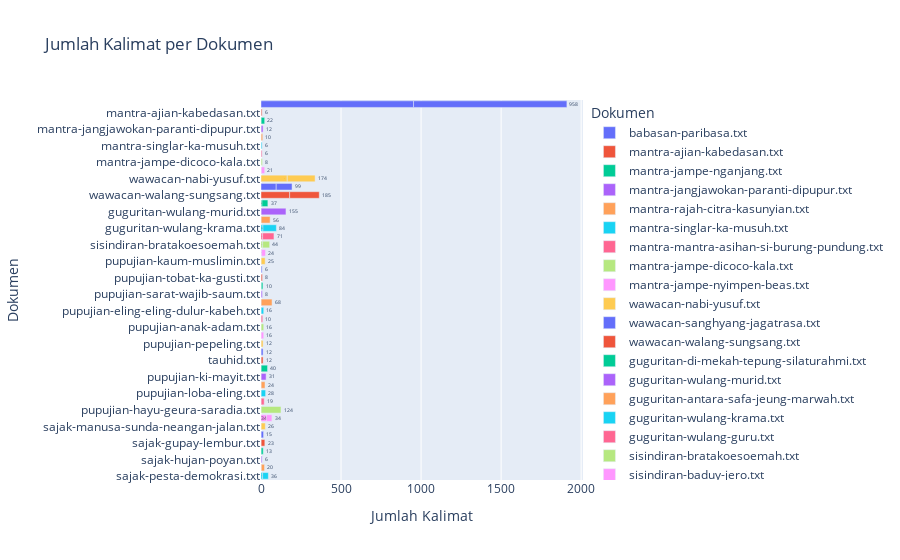
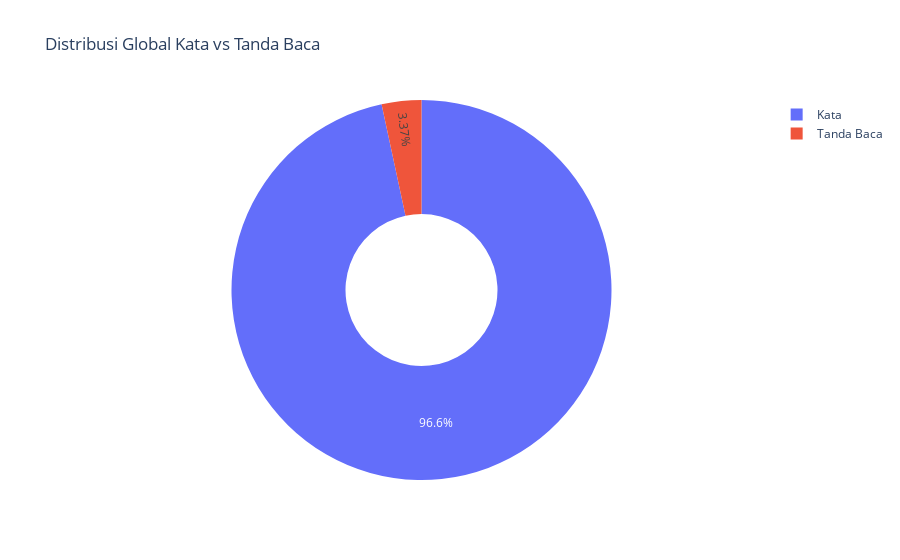

Notebook code for these charts, in order:
### Code cell
# === 6. Grafik interaktif ===
# Bar chart jumlah kalimat per dokumen
fig1 = px.bar(
    df_summary, x="Jumlah Kalimat", y="File", color="File",
    title="Jumlah Kalimat per Dokumen",
    labels={"Jumlah Kalimat": "Jumlah Kalimat", "File": "Dokumen"},
    text="Jumlah Kalimat"
)
fig1.update_traces(textposition="outside")
fig1.show()

# Pie chart global
total_words = df["Jumlah Kata"].sum()
total_punct = df["Jumlah Tanda Baca"].sum()
fig2 = go.Figure(data=[go.Pie(
    labels=["Kata", "Tanda Baca"],
    values=[total_words, total_punct],
    hole=0.4
)])
fig2.update_layout(title_text="Distribusi Global Kata vs Tanda Baca")
fig2.show()

### Figure 1 — Plotly figure (JSON) as saved in the notebook; plotly's stock layout.template omitted (floating-point values rounded to 4 significant figures)
{"data": [{"alignmentgroup": "True", "hovertemplate": "Dokumen=%{y}<br>Jumlah Kalimat=%{text}<extra></extra>", "legendgroup": "babasan-paribasa.txt", "marker": {"color": "#636efa", "pattern": {"shape": ""}}, "name": "babasan-paribasa.txt", "offsetgroup": "babasan-paribasa.txt", "orientation": "h", "showlegend": true, "text": [953, 958], "textposition": "outside", "type": "bar", "x": [953, 958], "xaxis": "x", "y": ["babasan-paribasa.txt", "babasan-paribasa.txt"], "yaxis": "y"}, {"alignmentgroup": "True", "hovertemplate": "Dokumen=%{y}<br>Jumlah Kalimat=%{text}<extra></extra>", "legendgroup": "mantra-ajian-kabedasan.txt", "marker": {"color": "#EF553B", "pattern": {"shape": ""}}, "name": "mantra-ajian-kabedasan.txt", "offsetgroup": "mantra-ajian-kabedasan.txt", "orientation": "h", "showlegend": true, "text": [1, 6], "textposition": "outside", "type": "bar", "x": [1, 6], "xaxis": "x", "y": ["mantra-ajian-kabedasan.txt", "mantra-ajian-kabedasan.txt"], "yaxis": "y"}, {"alignmentgroup": "True", "hovertemplate": "Dokumen=%{y}<br>Jumlah Kalimat=%{text}<extra></extra>", "legendgroup": "mantra-jampe-nganjang.txt", "marker": {"color": "#00cc96", "pattern": {"shape": ""}}, "name": "mantra-jampe-nganjang.txt", "offsetgroup": "mantra-jampe-nganjang.txt", "orientation": "h", "showlegend": true, "text": [1, 22], "textposition": "outside", "type": "bar", "x": [1, 22], "xaxis": "x", "y": ["mantra-jampe-nganjang.txt", "mantra-jampe-nganjang.txt"], "yaxis": "y"}, {"alignmentgroup": "True", "hovertemplate": "Dokumen=%{y}<br>Jumlah Kalimat=%{text}<extra></extra>", "legendgroup": "mantra-jangjawokan-paranti-dipupur.txt", "marker": {"color": "#ab63fa", "pattern": {"shape": ""}}, "name": "mantra-jangjawokan-paranti-dipupur.txt", "offsetgroup": "mantra-jangjawokan-paranti-dipupur.txt", "orientation": "h", "showlegend": true, "text": [1, 12], "textposition": "outside", "type": "bar", "x": [1, 12], "xaxis": "x", "y": ["mantra-jangjawokan-paranti-dipupur.txt", "mantra-jangjawokan-paranti-dipupur.txt"], "yaxis": "y"}, {"alignmentgroup": "True", "hovertemplate": "Dokumen=%{y}<br>Jumlah Kalimat=%{text}<extra></extra>", "legendgroup": "mantra-rajah-citra-kasunyian.txt", "marker": {"color": "#FFA15A", "pattern": {"shape": ""}}, "name": "mantra-rajah-citra-kasunyian.txt", "offsetgroup": "mantra-rajah-citra-kasunyian.txt", "orientation": "h", "showlegend": true, "text": [1, 10], "textposition": "outside", "type": "bar", "x": [1, 10], "xaxis": "x", "y": ["mantra-rajah-citra-kasunyian.txt", "mantra-rajah-citra-kasunyian.txt"], "yaxis": "y"}, {"alignmentgroup": "True", "hovertemplate": "Dokumen=%{y}<br>Jumlah Kalimat=%{text}<extra></extra>", "legendgroup": "mantra-singlar-ka-musuh.txt", "marker": {"color": "#19d3f3", "pattern": {"shape": ""}}, "name": "mantra-singlar-ka-musuh.txt", "offsetgroup": "mantra-singlar-ka-musuh.txt", "orientation": "h", "showlegend": true, "text": [1, 6], "textposition": "outside", "type": "bar", "x": [1, 6], "xaxis": "x", "y": ["mantra-singlar-ka-musuh.txt", "mantra-singlar-ka-musuh.txt"], "yaxis": "y"}, {"alignmentgroup": "True", "hovertemplate": "Dokumen=%{y}<br>Jumlah Kalimat=%{text}<extra></extra>", "legendgroup": "mantra-mantra-asihan-si-burung-pundung.txt", "marker": {"color": "#FF6692", "pattern": {"shape": ""}}, "name": "mantra-mantra-asihan-si-burung-pundung.txt", "offsetgroup": "mantra-mantra-asihan-si-burung-pundung.txt", "orientation": "h", "showlegend": true, "text": [1, 6], "textposition": "outside", "type": "bar", "x": [1, 6], "xaxis": "x", "y": ["mantra-mantra-asihan-si-burung-pundung.txt", "mantra-mantra-asihan-si-burung-pundung.txt"], "yaxis": "y"}, {"alignmentgroup": "True", "hovertemplate": "Dokumen=%{y}<br>Jumlah Kalimat=%{text}<extra></extra>", "legendgroup": "mantra-jampe-dicoco-kala.txt", "marker": {"color": "#B6E880", "pattern": {"shape": ""}}, "name": "mantra-jampe-dicoco-kala.txt", "offsetgroup": "mantra-jampe-dicoco-kala.txt", "orientation": "h", "showlegend": true, "text": [1, 8], "textposition": "outside", "type": "bar", "x": [1, 8], "xaxis": "x", "y": ["mantra-jampe-dicoco-kala.txt", "mantra-jampe-dicoco-kala.txt"], "yaxis": "y"}, {"alignmentgroup": "True", "hovertemplate": "Dokumen=%{y}<br>Jumlah Kalimat=%{text}<extra></extra>", "legendgroup": "mantra-jampe-nyimpen-beas.txt", "marker": {"color": "#FF97FF", "pattern": {"shape": ""}}, "name": "mantra-jampe-nyimpen-beas.txt", "offsetgroup": "mantra-jampe-nyimpen-beas.txt", "orientation": "h", "showlegend": true, "text": [2, 21], "textposition": "outside", "type": "bar", "x": [2, 21], "xaxis": "x", "y": ["mantra-jampe-nyimpen-beas.txt", "mantra-jampe-nyimpen-beas.txt"], "yaxis": "y"}, {"alignmentgroup": "True", "hovertemplate": "Dokumen=%{y}<br>Jumlah Kalimat=%{text}<extra></extra>", "legendgroup": "wawacan-nabi-yusuf.txt", "marker": {"color": "#FECB52", "pattern": {"shape": ""}}, "name": "wawacan-nabi-yusuf.txt", "offsetgroup": "wawacan-nabi-yusuf.txt", "orientation": "h", "showlegend": true, "text": [164, 174], "textposition": "outside", "type": "bar", "x": [164, 174], "xaxis": "x", "y": ["wawacan-nabi-yusuf.txt", "wawacan-nabi-yusuf.txt"], "yaxis": "y"}, {"alignmentgroup": "True", "hovertemplate": "Dokumen=%{y}<br>Jumlah Kalimat=%{text}<extra></extra>", "legendgroup": "wawacan-sanghyang-jagatrasa.txt", "marker": {"color": "#636efa", "pattern": {"shape": ""}}, "name": "wawacan-sanghyang-jagatrasa.txt", "offsetgroup": "wawacan-sanghyang-jagatrasa.txt", "orientation": "h", "showlegend": true, "text": [95, 99], "textposition": "outside", "type": "bar", "x": [95, 99], "xaxis": "x", "y": ["wawacan-sanghyang-jagatrasa.txt", "wawacan-sanghyang-jagatrasa.txt"], "yaxis": "y"}, {"alignmentgroup": "True", "hovertemplate": "Dokumen=%{y}<br>Jumlah Kalimat=%{text}<extra></extra>", "legendgroup": "wawacan-walang-sungsang.txt", "marker": {"color": "#EF553B", "pattern": {"shape": ""}}, "name": "wawacan-walang-sungsang.txt", "offsetgroup": "wawacan-walang-sungsang.txt", "orientation": "h", "showlegend": true, "text": [179, 185], "textposition": "outside", "type": "bar", "x": [179, 185], "xaxis": "x", "y": ["wawacan-walang-sungsang.txt", "wawacan-walang-sungsang.txt"], "yaxis": "y"}, {"alignmentgroup": "True", "hovertemplate": "Dokumen=%{y}<br>Jumlah Kalimat=%{text}<extra></extra>", "legendgroup": "guguritan-di-mekah-tepung-silaturahmi.txt", "marker": {"color": "#00cc96", "pattern": {"shape": ""}}, "name": "guguritan-di-mekah-tepung-silaturahmi.txt", "offsetgroup": "guguritan-di-mekah-tepung-silaturahmi.txt", "orientation": "h", "showlegend": true, "text": [6, 37], "textposition": "outside", "type": "bar", "x": [6, 37], "xaxis": "x", "y": ["guguritan-di-mekah-tepung-silaturahmi.txt", "guguritan-di-mekah-tepung-silaturahmi.txt"], "yaxis": "y"}, {"alignmentgroup": "True", "hovertemplate": "Dokumen=%{y}<br>Jumlah Kalimat=%{text}<extra></extra>", "legendgroup": "guguritan-wulang-murid.txt", "marker": {"color": "#ab63fa", "pattern": {"shape": ""}}, "name": "guguritan-wulang-murid.txt", "offsetgroup": "guguritan-wulang-murid.txt", "orientation": "h", "showlegend": true, "text": [1, 155], "textposition": "outside", "type": "bar", "x": [1, 155], "xaxis": "x", "y": ["guguritan-wulang-murid.txt", "guguritan-wulang-murid.txt"], "yaxis": "y"}, {"alignmentgroup": "True", "hovertemplate": "Dokumen=%{y}<br>Jumlah Kalimat=%{text}<extra></extra>", "legendgroup": "guguritan-antara-safa-jeung-marwah.txt", "marker": {"color": "#FFA15A", "pattern": {"shape": ""}}, "name": "guguritan-antara-safa-jeung-marwah.txt", "offsetgroup": "guguritan-antara-safa-jeung-marwah.txt", "orientation": "h", "showlegend": true, "text": [1, 56], "textposition": "outside", "type": "bar", "x": [1, 56], "xaxis": "x", "y": ["guguritan-antara-safa-jeung-marwah.txt", "guguritan-antara-safa-jeung-marwah.txt"], "yaxis": "y"}, {"alignmentgroup": "True", "hovertemplate": "Dokumen=%{y}<br>Jumlah Kalimat=%{text}<extra></extra>", "legendgroup": "guguritan-wulang-krama.txt", "marker": {"color": "#19d3f3", "pattern": {"shape": ""}}, "name": "guguritan-wulang-krama.txt", "offsetgroup": "guguritan-wulang-krama.txt", "orientation": "h", "showlegend": true, "text": [12, 84], "textposition": "outside", "type": "bar", "x": [12, 84], "xaxis": "x", "y": ["guguritan-wulang-krama.txt", "guguritan-wulang-krama.txt"], "yaxis": "y"}, {"alignmentgroup": "True", "hovertemplate": "Dokumen=%{y}<br>Jumlah Kalimat=%{text}<extra></extra>", "legendgroup": "guguritan-wulang-guru.txt", "marker": {"color": "#FF6692", "pattern": {"shape": ""}}, "name": "guguritan-wulang-guru.txt", "offsetgroup": "guguritan-wulang-guru.txt", "orientation": "h", "showlegend": true, "text": [10, 71], "textposition": "outside", "type": "bar", "x": [10, 71], "xaxis": "x", "y": ["guguritan-wulang-guru.txt", "guguritan-wulang-guru.txt"], "yaxis": "y"}, {"alignmentgroup": "True", "hovertemplate": "Dokumen=%{y}<br>Jumlah Kalimat=%{text}<extra></extra>", "legendgroup": "sisindiran-bratakoesoemah.txt", "marker": {"color": "#B6E880", "pattern": {"shape": ""}}, "name": "sisindiran-bratakoesoemah.txt", "offsetgroup": "sisindiran-bratakoesoemah.txt", "orientation": "h", "showlegend": true, "text": [10, 44], "textposition": "outside", "type": "bar", "x": [10, 44], "xaxis": "x", "y": ["sisindiran-bratakoesoemah.txt", "sisindiran-bratakoesoemah.txt"], "yaxis": "y"}, {"alignmentgroup": "True", "hovertemplate": "Dokumen=%{y}<br>Jumlah Kalimat=%{text}<extra></extra>", "legendgroup": "sisindiran-baduy-jero.txt", "marker": {"color": "#FF97FF", "pattern": {"shape": ""}}, "name": "sisindiran-baduy-jero.txt", "offsetgroup": "sisindiran-baduy-jero.txt", "orientation": "h", "showlegend": true, "text": [4, 24], "textposition": "outside", "type": "bar", "x": [4, 24], "xaxis": "x", "y": ["sisindiran-baduy-jero.txt", "sisindiran-baduy-jero.txt"], "yaxis": "y"}, {"alignmentgroup": "True", "hovertemplate": "Dokumen=%{y}<br>Jumlah Kalimat=%{text}<extra></extra>", "legendgroup": "pupujian-kaum-muslimin.txt", "marker": {"color": "#FECB52", "pattern": {"shape": ""}}, "name": "pupujian-kaum-muslimin.txt", "offsetgroup": "pupujian-kaum-muslimin.txt", "orientation": "h", "showlegend": true, "text": [1, 25], "textposition": "outside", "type": "bar", "x": [1, 25], "xaxis": "x", "y": ["pupujian-kaum-muslimin.txt", "pupujian-kaum-muslimin.txt"], "yaxis": "y"}, {"alignmentgroup": "True", "hovertemplate": "Dokumen=%{y}<br>Jumlah Kalimat=%{text}<extra></extra>", "legendgroup": "pupujian-babawaan-ka-jero-kubur.txt", "marker": {"color": "#636efa", "pattern": {"shape": ""}}, "name": "pupujian-babawaan-ka-jero-kubur.txt", "offsetgroup": "pupujian-babawaan-ka-jero-kubur.txt", "orientation": "h", "showlegend": true, "text": [1, 6], "textposition": "outside", "type": "bar", "x": [1, 6], "xaxis": "x", "y": ["pupujian-babawaan-ka-jero-kubur.txt", "pupujian-babawaan-ka-jero-kubur.txt"], "yaxis": "y"}, {"alignmentgroup": "True", "hovertemplate": "Dokumen=%{y}<br>Jumlah Kalimat=%{text}<extra></extra>", "legendgroup": "pupujian-tobat-ka-gusti.txt", "marker": {"color": "#EF553B", "pattern": {"shape": ""}}, "name": "pupujian-tobat-ka-gusti.txt", "offsetgroup": "pupujian-tobat-ka-gusti.txt", "orientation": "h", "showlegend": true, "text": [1, 8], "textposition": "outside", "type": "bar", "x": [1, 8], "xaxis": "x", "y": ["pupujian-tobat-ka-gusti.txt", "pupujian-tobat-ka-gusti.txt"], "yaxis": "y"}, {"alignmentgroup": "True", "hovertemplate": "Dokumen=%{y}<br>Jumlah Kalimat=%{text}<extra></extra>", "legendgroup": "pupujian-ciri-nu-ngabakti-ka-yangwidi.txt", "marker": {"color": "#00cc96", "pattern": {"shape": ""}}, "name": "pupujian-ciri-nu-ngabakti-ka-yangwidi.txt", "offsetgroup": "pupujian-ciri-nu-ngabakti-ka-yangwidi.txt", "orientation": "h", "showlegend": true, "text": [2, 10], "textposition": "outside", "type": "bar", "x": [2, 10], "xaxis": "x", "y": ["pupujian-ciri-nu-ngabakti-ka-yangwidi.txt", "pupujian-ciri-nu-ngabakti-ka-yangwidi.txt"], "yaxis": "y"}, {"alignmentgroup": "True", "hovertemplate": "Dokumen=%{y}<br>Jumlah Kalimat=%{text}<extra></extra>", "legendgroup": "pupujian-sarat-wajib-saum.txt", "marker": {"color": "#ab63fa", "pattern": {"shape": ""}}, "name": "pupujian-sarat-wajib-saum.txt", "offsetgroup": "pupujian-sarat-wajib-saum.txt", "orientation": "h", "showlegend": true, "text": [1, 8], "textposition": "outside", "type": "bar", "x": [1, 8], "xaxis": "x", "y": ["pupujian-sarat-wajib-saum.txt", "pupujian-sarat-wajib-saum.txt"], "yaxis": "y"}, {"alignmentgroup": "True", "hovertemplate": "Dokumen=%{y}<br>Jumlah Kalimat=%{text}<extra></extra>", "legendgroup": "pupujian-kangjeng-nabi.txt", "marker": {"color": "#FFA15A", "pattern": {"shape": ""}}, "name": "pupujian-kangjeng-nabi.txt", "offsetgroup": "pupujian-kangjeng-nabi.txt", "orientation": "h", "showlegend": true, "text": [1, 68], "textposition": "outside", "type": "bar", "x": [1, 68], "xaxis": "x", "y": ["pupujian-kangjeng-nabi.txt", "pupujian-kangjeng-nabi.txt"], "yaxis": "y"}, {"alignmentgroup": "True", "hovertemplate": "Dokumen=%{y}<br>Jumlah Kalimat=%{text}<extra></extra>", "legendgroup": "pupujian-eling-eling-dulur-kabeh.txt", "marker": {"color": "#19d3f3", "pattern": {"shape": ""}}, "name": "pupujian-eling-eling-dulur-kabeh.txt", "offsetgroup": "pupujian-eling-eling-dulur-kabeh.txt", "orientation": "h", "showlegend": true, "text": [1, 16], "textposition": "outside", "type": "bar", "x": [1, 16], "xaxis": "x", "y": ["pupujian-eling-eling-dulur-kabeh.txt", "pupujian-eling-eling-dulur-kabeh.txt"], "yaxis": "y"}, {"alignmentgroup": "True", "hovertemplate": "Dokumen=%{y}<br>Jumlah Kalimat=%{text}<extra></extra>", "legendgroup": "pupujian-kautamaan-solat.txt", "marker": {"color": "#FF6692", "pattern": {"shape": ""}}, "name": "pupujian-kautamaan-solat.txt", "offsetgroup": "pupujian-kautamaan-solat.txt", "orientation": "h", "showlegend": true, "text": [1, 10], "textposition": "outside", "type": "bar", "x": [1, 10], "xaxis": "x", "y": ["pupujian-kautamaan-solat.txt", "pupujian-kautamaan-solat.txt"], "yaxis": "y"}, {"alignmentgroup": "True", "hovertemplate": "Dokumen=%{y}<br>Jumlah Kalimat=%{text}<extra></extra>", "legendgroup": "pupujian-anak-adam.txt", "marker": {"color": "#B6E880", "pattern": {"shape": ""}}, "name": "pupujian-anak-adam.txt", "offsetgroup": "pupujian-anak-adam.txt", "orientation": "h", "showlegend": true, "text": [1, 16], "textposition": "outside", "type": "bar", "x": [1, 16], "xaxis": "x", "y": ["pupujian-anak-adam.txt", "pupujian-anak-adam.txt"], "yaxis": "y"}, {"alignmentgroup": "True", "hovertemplate": "Dokumen=%{y}<br>Jumlah Kalimat=%{text}<extra></extra>", "legendgroup": "pupujian-he-djat-nu-kuat.txt", "marker": {"color": "#FF97FF", "pattern": {"shape": ""}}, "name": "pupujian-he-djat-nu-kuat.txt", "offsetgroup": "pupujian-he-djat-nu-kuat.txt", "orientation": "h", "showlegend": true, "text": [1, 16], "textposition": "outside", "type": "bar", "x": [1, 16], "xaxis": "x", "y": ["pupujian-he-djat-nu-kuat.txt", "pupujian-he-djat-nu-kuat.txt"], "yaxis": "y"}, {"alignmentgroup": "True", "hovertemplate": "Dokumen=%{y}<br>Jumlah Kalimat=%{text}<extra></extra>", "legendgroup": "pupujian-pepeling.txt", "marker": {"color": "#FECB52", "pattern": {"shape": ""}}, "name": "pupujian-pepeling.txt", "offsetgroup": "pupujian-pepeling.txt", "orientation": "h", "showlegend": true, "text": [1, 12], "textposition": "outside", "type": "bar", "x": [1, 12], "xaxis": "x", "y": ["pupujian-pepeling.txt", "pupujian-pepeling.txt"], "yaxis": "y"}, {"alignmentgroup": "True", "hovertemplate": "Dokumen=%{y}<br>Jumlah Kalimat=%{text}<extra></extra>", "legendgroup": "pupujian-poe-kiamah.txt", "marker": {"color": "#636efa", "pattern": {"shape": ""}}, "name": "pupujian-poe-kiamah.txt", "offsetgroup": "pupujian-poe-kiamah.txt", "orientation": "h", "showlegend": true, "text": [1, 12], "textposition": "outside", "type": "bar", "x": [1, 12], "xaxis": "x", "y": ["pupujian-poe-kiamah.txt", "pupujian-poe-kiamah.txt"], "yaxis": "y"}, {"alignmentgroup": "True", "hovertemplate": "Dokumen=%{y}<br>Jumlah Kalimat=%{text}<extra></extra>", "legendgroup": "tauhid.txt", "marker": {"color": "#EF553B", "pattern": {"shape": ""}}, "name": "tauhid.txt", "offsetgroup": "tauhid.txt", "orientation": "h", "showlegend": true, "text": [1, 12], "textposition": "outside", "type": "bar", "x": [1, 12], "xaxis": "x", "y": ["tauhid.txt", "tauhid.txt"], "yaxis": "y"}, {"alignmentgroup": "True", "hovertemplate": "Dokumen=%{y}<br>Jumlah Kalimat=%{text}<extra></extra>", "legendgroup": "pupujian-duh-pangeran.txt", "marker": {"color": "#00cc96", "pattern": {"shape": ""}}, "name": "pupujian-duh-pangeran.txt", "offsetgroup": "pupujian-duh-pangeran.txt", "orientation": "h", "showlegend": true, "text": [1, 40], "textposition": "outside", "type": "bar", "x": [1, 40], "xaxis": "x", "y": ["pupujian-duh-pangeran.txt", "pupujian-duh-pangeran.txt"], "yaxis": "y"}, {"alignmentgroup": "True", "hovertemplate": "Dokumen=%{y}<br>Jumlah Kalimat=%{text}<extra></extra>", "legendgroup": "pupujian-ki-mayit.txt", "marker": {"color": "#ab63fa", "pattern": {"shape": ""}}, "name": "pupujian-ki-mayit.txt", "offsetgroup": "pupujian-ki-mayit.txt", "orientation": "h", "showlegend": true, "text": [1, 31], "textposition": "outside", "type": "bar", "x": [1, 31], "xaxis": "x", "y": ["pupujian-ki-mayit.txt", "pupujian-ki-mayit.txt"], "yaxis": "y"}, {"alignmentgroup": "True", "hovertemplate": "Dokumen=%{y}<br>Jumlah Kalimat=%{text}<extra></extra>", "legendgroup": "pupujian-tauhid.txt", "marker": {"color": "#FFA15A", "pattern": {"shape": ""}}, "name": "pupujian-tauhid.txt", "offsetgroup": "pupujian-tauhid.txt", "orientation": "h", "showlegend": true, "text": [1, 24], "textposition": "outside", "type": "bar", "x": [1, 24], "xaxis": "x", "y": ["pupujian-tauhid.txt", "pupujian-tauhid.txt"], "yaxis": "y"}, {"alignmentgroup": "True", "hovertemplate": "Dokumen=%{y}<br>Jumlah Kalimat=%{text}<extra></extra>", "legendgroup": "pupujian-loba-eling.txt", "marker": {"color": "#19d3f3", "pattern": {"shape": ""}}, "name": "pupujian-loba-eling.txt", "offsetgroup": "pupujian-loba-eling.txt", "orientation": "h", "showlegend": true, "text": [1, 28], "textposition": "outside", "type": "bar", "x": [1, 28], "xaxis": "x", "y": ["pupujian-loba-eling.txt", "pupujian-loba-eling.txt"], "yaxis": "y"}, {"alignmentgroup": "True", "hovertemplate": "Dokumen=%{y}<br>Jumlah Kalimat=%{text}<extra></extra>", "legendgroup": "pupujian-hayu-batur.txt", "marker": {"color": "#FF6692", "pattern": {"shape": ""}}, "name": "pupujian-hayu-batur.txt", "offsetgroup": "pupujian-hayu-batur.txt", "orientation": "h", "showlegend": true, "text": [1, 19], "textposition": "outside", "type": "bar", "x": [1, 19], "xaxis": "x", "y": ["pupujian-hayu-batur.txt", "pupujian-hayu-batur.txt"], "yaxis": "y"}, {"alignmentgroup": "True", "hovertemplate": "Dokumen=%{y}<br>Jumlah Kalimat=%{text}<extra></extra>", "legendgroup": "pupujian-hayu-geura-saradia.txt", "marker": {"color": "#B6E880", "pattern": {"shape": ""}}, "name": "pupujian-hayu-geura-saradia.txt", "offsetgroup": "pupujian-hayu-geura-saradia.txt", "orientation": "h", "showlegend": true, "text": [1, 124], "textposition": "outside", "type": "bar", "x": [1, 124], "xaxis": "x", "y": ["pupujian-hayu-geura-saradia.txt", "pupujian-hayu-geura-saradia.txt"], "yaxis": "y"}, {"alignmentgroup": "True", "hovertemplate": "Dokumen=%{y}<br>Jumlah Kalimat=%{text}<extra></extra>", "legendgroup": "novel-baruang-kanu-ngarora.txt", "marker": {"color": "#FF97FF", "pattern": {"shape": ""}}, "name": "novel-baruang-kanu-ngarora.txt", "offsetgroup": "novel-baruang-kanu-ngarora.txt", "orientation": "h", "showlegend": true, "text": [34, 34], "textposition": "outside", "type": "bar", "x": [34, 34], "xaxis": "x", "y": ["novel-baruang-kanu-ngarora.txt", "novel-baruang-kanu-ngarora.txt"], "yaxis": "y"}, {"alignmentgroup": "True", "hovertemplate": "Dokumen=%{y}<br>Jumlah Kalimat=%{text}<extra></extra>", "legendgroup": "sajak-manusa-sunda-neangan-jalan.txt", "marker": {"color": "#FECB52", "pattern": {"shape": ""}}, "name": "sajak-manusa-sunda-neangan-jalan.txt", "offsetgroup": "sajak-manusa-sunda-neangan-jalan.txt", "orientation": "h", "showlegend": true, "text": [1, 26], "textposition": "outside", "type": "bar", "x": [1, 26], "xaxis": "x", "y": ["sajak-manusa-sunda-neangan-jalan.txt", "sajak-manusa-sunda-neangan-jalan.txt"], "yaxis": "y"}, {"alignmentgroup": "True", "hovertemplate": "Dokumen=%{y}<br>Jumlah Kalimat=%{text}<extra></extra>", "legendgroup": "sajak-dosa.txt", "marker": {"color": "#636efa", "pattern": {"shape": ""}}, "name": "sajak-dosa.txt", "offsetgroup": "sajak-dosa.txt", "orientation": "h", "showlegend": true, "text": [1, 15], "textposition": "outside", "type": "bar", "x": [1, 15], "xaxis": "x", "y": ["sajak-dosa.txt", "sajak-dosa.txt"], "yaxis": "y"}, {"alignmentgroup": "True", "hovertemplate": "Dokumen=%{y}<br>Jumlah Kalimat=%{text}<extra></extra>", "legendgroup": "sajak-gupay-lembur.txt", "marker": {"color": "#EF553B", "pattern": {"shape": ""}}, "name": "sajak-gupay-lembur.txt", "offsetgroup": "sajak-gupay-lembur.txt", "orientation": "h", "showlegend": true, "text": [1, 23], "textposition": "outside", "type": "bar", "x": [1, 23], "xaxis": "x", "y": ["sajak-gupay-lembur.txt", "sajak-gupay-lembur.txt"], "yaxis": "y"}, {"alignmentgroup": "True", "hovertemplate": "Dokumen=%{y}<br>Jumlah Kalimat=%{text}<extra></extra>", "legendgroup": "sajak-kamerdikaan.txt", "marker": {"color": "#00cc96", "pattern": {"shape": ""}}, "name": "sajak-kamerdikaan.txt", "offsetgroup": "sajak-kamerdikaan.txt", "orientation": "h", "showlegend": true, "text": [1, 13], "textposition": "outside", "type": "bar", "x": [1, 13], "xaxis": "x", "y": ["sajak-kamerdikaan.txt", "sajak-kamerdikaan.txt"], "yaxis": "y"}, {"alignmentgroup": "True", "hovertemplate": "Dokumen=%{y}<br>Jumlah Kalimat=%{text}<extra></extra>", "legendgroup": "sajak-hujan-poyan.txt", "marker": {"color": "#ab63fa", "pattern": {"shape": ""}}, "name": "sajak-hujan-poyan.txt", "offsetgroup": "sajak-hujan-poyan.txt", "orientation": "h", "showlegend": true, "text": [1, 6], "textposition": "outside", "type": "bar", "x": [1, 6], "xaxis": "x", "y": ["sajak-hujan-poyan.txt", "sajak-hujan-poyan.txt"], "yaxis": "y"}, {"alignmentgroup": "True", "hovertemplate": "Dokumen=%{y}<br>Jumlah Kalimat=%{text}<extra></extra>", "legendgroup": "sajak-meri.txt", "marker": {"color": "#FFA15A", "pattern": {"shape": ""}}, "name": "sajak-meri.txt", "offsetgroup": "sajak-meri.txt", "orientation": "h", "showlegend": true, "text": [2, 20], "textposition": "outside", "type": "bar", "x": [2, 20], "xaxis": "x", "y": ["sajak-meri.txt", "sajak-meri.txt"], "yaxis": "y"}, {"alignmentgroup": "True", "hovertemplate": "Dokumen=%{y}<br>Jumlah Kalimat=%{text}<extra></extra>", "legendgroup": "sajak-pesta-demokrasi.txt", "marker": {"color": "#19d3f3", "pattern": {"shape": ""}}, "name": "sajak-pesta-demokrasi.txt", "offsetgroup": "sajak-pesta-demokrasi.txt", "orientation": "h", "showlegend": true, "text": [10, 36], "textposition": "outside", "type": "bar", "x": [10, 36], "xaxis": "x", "y": ["sajak-pesta-demokrasi.txt", "sajak-pesta-demokrasi.txt"], "yaxis": "y"}], "layout": {"barmode": "relative", "legend": {"title": {"text": "Dokumen"}, "tracegroupgap": 0}, "title": {"text": "Jumlah Kalimat per Dokumen"}, "xaxis": {"anchor": "y", "domain": [0, 1], "title": {"text": "Jumlah Kalimat"}}, "yaxis": {"anchor": "x", "categoryarray": ["sajak-pesta-demokrasi.txt", "sajak-meri.txt", "sajak-hujan-poyan.txt", "sajak-kamerdikaan.txt", "sajak-gupay-lembur.txt", "sajak-dosa.txt", "sajak-manusa-sunda-neangan-jalan.txt", "novel-baruang-kanu-ngarora.txt", "pupujian-hayu-geura-saradia.txt", "pupujian-hayu-batur.txt", "pupujian-loba-eling.txt", "pupujian-tauhid.txt", "pupujian-ki-mayit.txt", "pupujian-duh-pangeran.txt", "tauhid.txt", "pupujian-poe-kiamah.txt", "pupujian-pepeling.txt", "pupujian-he-djat-nu-kuat.txt", "pupujian-anak-adam.txt", "pupujian-kautamaan-solat.txt", "pupujian-eling-eling-dulur-kabeh.txt", "pupujian-kangjeng-nabi.txt", "pupujian-sarat-wajib-saum.txt", "pupujian-ciri-nu-ngabakti-ka-yangwidi.txt", "pupujian-tobat-ka-gusti.txt", "pupujian-babawaan-ka-jero-kubur.txt", "pupujian-kaum-muslimin.txt", "sisindiran-baduy-jero.txt", "sisindiran-bratakoesoemah.txt", "guguritan-wulang-guru.txt", "guguritan-wulang-krama.txt", "guguritan-antara-safa-jeung-marwah.txt", "guguritan-wulang-murid.txt", "guguritan-di-mekah-tepung-silaturahmi.txt", "wawacan-walang-sungsang.txt", "wawacan-sanghyang-jagatrasa.txt", "wawacan-nabi-yusuf.txt", "mantra-jampe-nyimpen-beas.txt", "mantra-jampe-dicoco-kala.txt", "mantra-mantra-asihan-si-burung-pundung.txt", "mantra-singlar-ka-musuh.txt", "mantra-rajah-citra-kasunyian.txt", "mantra-jangjawokan-paranti-dipupur.txt", "mantra-jampe-nganjang.txt", "mantra-ajian-kabedasan.txt", "babasan-paribasa.txt"], "categoryorder": "array", "domain": [0, 1], "title": {"text": "Dokumen"}}}}

### Figure 2 — Plotly figure (JSON) as saved in the notebook; plotly's stock layout.template omitted (floating-point values rounded to 4 significant figures)
{"data": [{"hole": 0.4, "labels": ["Kata", "Tanda Baca"], "type": "pie", "values": [52580, 1834]}], "layout": {"title": {"text": "Distribusi Global Kata vs Tanda Baca"}}}
